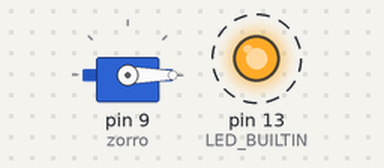
The sketch below on a simulated Arduino Uno, built with avr-gcc and run on an emulated ATmega328P. Shown: servo, output pins drawn as LEDs (lit = HIGH). Dashed ring = blinking. What the sketch prints to the serial monitor is not drawn.

Above: at 0.55 s.
Timing chart, 0 to 3.5 s (numbered marks = the images above):
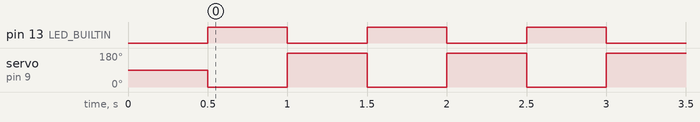

Measured:
- by itself, pin 13 (LED_BUILTIN): alternates HIGH for 0.50 s and LOW for 0.50 s
- by itself, servo on pin 9 (zorro): alternates 180° for 0.50 s and 0° for 0.50 s

The sketch:

PWM-Test-with-Servo-Motor.ino
```cpp
#include <Servo.h>

Servo zorro;

void setup() {
  zorro.attach(9);
  pinMode(LED_BUILTIN, OUTPUT);
  Serial.begin(9600);
  delay(500);
}
void loop() {
  zorro.write(0);
  Serial.println("Foward");
  digitalWrite(LED_BUILTIN, HIGH);  // turn the LED on (HIGH is the voltage level)
  delay(500);

  zorro.write(180);
  Serial.println("Reverse");
  digitalWrite(LED_BUILTIN, LOW);   // turn the LED off by making the voltage LOW
  delay(500);
}

// #include <Servo.h>
// Servo servo;
// int angle = 10;
// void setup() {
//   servo.attach(9);
//   servo.write(angle);
//   Serial.begin(9600);
// }
// void loop()
// {
//  // scan from 0 to 180 degrees
//   for(angle = 10; angle < 180; angle++)
//   {
//     servo.write(angle);
//     Serial.println(angle);
//     delay(15);
//   }
//   // now scan back from 180 to 0 degrees
//   for(angle = 180; angle > 10; angle--)
//   {
//     servo.write(angle);
//     Serial.println(angle);
//     delay(15);
//   }
// }
```
